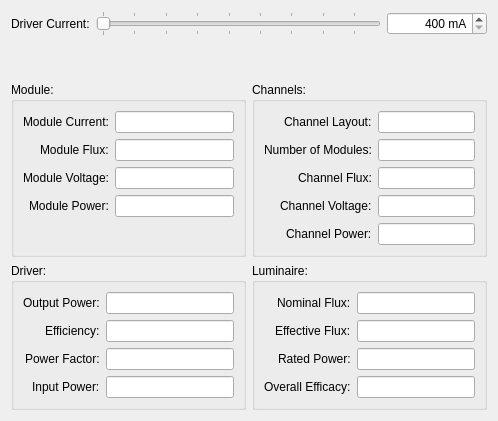
             <widget class="QWidget" name="tab_2">
              <attribute name="title">
               <string>Single Configuration</string>
              </attribute>
              <layout class="QVBoxLayout" name="verticalLayout_17" stretch="0,0,1,1">
               <item>
                <layout class="QHBoxLayout" name="horizontalLayout_9">
                 <item>
                  <widget class="QLabel" name="label">
                   <property name="text">
                    <string>Driver Current:</string>
                   </property>
                   <property name="buddy">
                    <cstring>horizontalSlider</cstring>
                   </property>
                  </widget>
                 </item>
                 <item>
                  <widget class="QSlider" name="horizontalSlider">
                   <property name="minimum">
                    <number>100</number>
                   </property>
                   <property name="maximum">
                    <number>960</number>
                   </property>
                   <property name="singleStep">
                    <number>25</number>
                   </property>
                   <property name="pageStep">
                    <number>100</number>
                   </property>
                   <property name="value">
                    <number>100</number>
                   </property>
                   <property name="orientation">
                    <enum>Qt::Horizontal</enum>
                   </property>
                   <property name="tickPosition">
                    <enum>QSlider::TicksBothSides</enum>
                   </property>
                   <property name="tickInterval">
                    <number>100</number>
                   </property>
                  </widget>
                 </item>
                 <item>
                  <widget class="QSpinBox" name="spinBox">
                   <property name="minimumSize">
                    <size>
                     <width>100</width>
                     <height>0</height>
                    </size>
                   </property>
                   <property name="alignment">
                    <set>Qt::AlignRight|Qt::AlignTrailing|Qt::AlignVCenter</set>
                   </property>
                   <property name="correctionMode">
                    <enum>QAbstractSpinBox::CorrectToNearestValue</enum>
                   </property>
                   <property name="showGroupSeparator" stdset="0">
                    <bool>true</bool>
                   </property>
                   <property name="suffix">
                    <string> mA</string>
                   </property>
                   <property name="minimum">
                    <number>400</number>
                   </property>
                   <property name="maximum">
                    <number>1500</number>
                   </property>
                  </widget>
                 </item>
                </layout>
               </item>
               <item>
                <spacer name="verticalSpacer">
                 <property name="orientation">
                  <enum>Qt::Vertical</enum>
                 </property>
                 <property name="sizeHint" stdset="0">
                  <size>
                   <width>20</width>
                   <height>40</height>
                  </size>
                 </property>
                </spacer>
               </item>
               <item>
                <layout class="QHBoxLayout" name="horizontalLayout_7" stretch="1,1">
                 <item>
                  <widget class="QGroupBox" name="groupBox">
                   <property name="title">
                    <string>Module:</string>
                   </property>
                   <layout class="QVBoxLayout" name="verticalLayout_13">
                    <item>
                     <layout class="QFormLayout" name="formLayout_2">
                      <property name="labelAlignment">
                       <set>Qt::AlignRight|Qt::AlignTrailing|Qt::AlignVCenter</set>
                      </property>
                      <item row="0" column="0">
                       <widget class="QLabel" name="moduleCurrentLabel">
                        <property name="text">
                         <string>Module Current:</string>
                        </property>
                        <property name="buddy">
                         <cstring>moduleCurrentLineEdit</cstring>
                        </property>
                       </widget>
                      </item>
                      <item row="0" column="1">
                       <widget class="QLineEdit" name="moduleCurrentLineEdit">
                        <property name="readOnly">
                         <bool>true</bool>
                        </property>
                       </widget>
                      </item>
                      <item row="1" column="0">
                       <widget class="QLabel" name="moduleFluxLabel">
                        <property name="text">
                         <string>Module Flux:</string>
                        </property>
                        <property name="buddy">
                         <cstring>moduleFluxLineEdit</cstring>
                        </property>
                       </widget>
                      </item>
                      <item row="1" column="1">
                       <widget class="QLineEdit" name="moduleFluxLineEdit">
                        <property name="readOnly">
                         <bool>true</bool>
                        </property>
                       </widget>
                      </item>
                      <item row="2" column="0">
                       <widget class="QLabel" name="moduleVoltageLabel">
                        <property name="text">
                         <string>Module Voltage:</string>
                        </property>
                        <property name="buddy">
                         <cstring>moduleVoltageLineEdit</cstring>
                        </property>
                       </widget>
                      </item>
                      <item row="2" column="1">
                       <widget class="QLineEdit" name="moduleVoltageLineEdit">
                        <property name="readOnly">
                         <bool>true</bool>
                        </property>
                       </widget>
                      </item>
                      <item row="3" column="0">
                       <widget class="QLabel" name="modulePowerLabel">
                        <property name="text">
                         <string>Module Power:</string>
                        </property>
                        <property name="buddy">
                         <cstring>modulePowerLineEdit</cstring>
                        </property>
                       </widget>
                      </item>
                      <item row="3" column="1">
                       <widget class="QLineEdit" name="modulePowerLineEdit">
                        <property name="readOnly">
                         <bool>true</bool>
                        </property>
                       </widget>
                      </item>
                     </layout>
                    </item>
                   </layout>
                  </widget>
                 </item>
                 <item>
                  <widget class="QGroupBox" name="groupBox_2">
                   <property name="title">
                    <string>Channels:</string>
                   </property>
                   <layout class="QVBoxLayout" name="verticalLayout_14">
                    <item>
                     <layout class="QFormLayout" name="formLayout_3">
                      <property name="labelAlignment">
                       <set>Qt::AlignRight|Qt::AlignTrailing|Qt::AlignVCenter</set>
                      </property>
                      <item row="0" column="0">
                       <widget class="QLabel" name="channelLayoutLabel">
                        <property name="text">
                         <string>Channel Layout:</string>
                        </property>
                        <property name="buddy">
                         <cstring>channelLayoutLineEdit</cstring>
                        </property>
                       </widget>
                      </item>
                      <item row="0" column="1">
                       <widget class="QLineEdit" name="channelLayoutLineEdit">
                        <property name="readOnly">
                         <bool>true</bool>
                        </property>
                       </widget>
                      </item>
                      <item row="1" column="0">
                       <widget class="QLabel" name="numberOfModulesLabel">
                        <property name="text">
                         <string>Number of Modules:</string>
                        </property>
                        <property name="buddy">
                         <cstring>numberOfModulesLineEdit</cstring>
                        </property>
                       </widget>
                      </item>
                      <item row="1" column="1">
                       <widget class="QLineEdit" name="numberOfModulesLineEdit">
                        <property name="readOnly">
                         <bool>true</bool>
                        </property>
                       </widget>
                      </item>
                      <item row="2" column="0">
                       <widget class="QLabel" name="channelFluxLabel">
                        <property name="text">
                         <string>Channel Flux:</string>
                        </property>
                        <property name="buddy">
                         <cstring>channelFluxLineEdit</cstring>
                        </property>
                       </widget>
                      </item>
                      <item row="2" column="1">
                       <widget class="QLineEdit" name="channelFluxLineEdit">
                        <property name="readOnly">
                         <bool>true</bool>
                        </property>
                       </widget>
                      </item>
                      <item row="3" column="0">
                       <widget class="QLabel" name="channelVoltageLabel">
                        <property name="text">
                         <string>Channel Voltage:</string>
                        </property>
                        <property name="buddy">
                         <cstring>channelVoltageLineEdit</cstring>
                        </property>
                       </widget>
                      </item>
                      <item row="3" column="1">
                       <widget class="QLineEdit" name="channelVoltageLineEdit">
                        <property name="readOnly">
                         <bool>true</bool>
                        </property>
                       </widget>
                      </item>
                      <item row="4" column="0">
                       <widget class="QLabel" name="channelPowerLabel">
                        <property name="text">
                         <string>Channel Power:</string>
                        </property>
                        <property name="buddy">
                         <cstring>channelPowerLineEdit</cstring>
                        </property>
                       </widget>
                      </item>
                      <item row="4" column="1">
                       <widget class="QLineEdit" name="channelPowerLineEdit">
                        <property name="readOnly">
                         <bool>true</bool>
                        </property>
                       </widget>
                      </item>
                     </layout>
                    </item>
                   </layout>
                  </widget>
                 </item>
                </layout>
               </item>
               <item>
                <layout class="QHBoxLayout" name="horizontalLayout_8">
                 <item>
                  <widget class="QGroupBox" name="groupBox_3">
                   <property name="title">
                    <string>Driver:</string>
                   </property>
                   <layout class="QVBoxLayout" name="verticalLayout_15">
                    <item>
                     <layout class="QFormLayout" name="formLayout_4">
                      <property name="labelAlignment">
                       <set>Qt::AlignRight|Qt::AlignTrailing|Qt::AlignVCenter</set>
                      </property>
                      <item row="0" column="0">
                       <widget class="QLabel" name="nominalPowerLabel">
                        <property name="text">
                         <string>Output Power:</string>
                        </property>
                        <property name="buddy">
                         <cstring>nominalPowerLineEdit</cstring>
                        </property>
                       </widget>
                      </item>
                      <item row="0" column="1">
                       <widget class="QLineEdit" name="nominalPowerLineEdit">
                        <property name="readOnly">
                         <bool>true</bool>
                        </property>
                       </widget>
                      </item>
                      <item row="1" column="0">
                       <widget class="QLabel" name="efficiencyLabel">
                        <property name="text">
                         <string>Efficiency:</string>
                        </property>
                        <property name="buddy">
                         <cstring>efficiencyLineEdit</cstring>
                        </property>
                       </widget>
                      </item>
                      <item row="1" column="1">
                       <widget class="QLineEdit" name="efficiencyLineEdit">
                        <property name="readOnly">
                         <bool>true</bool>
                        </property>
                       </widget>
                      </item>
                      <item row="2" column="0">
                       <widget class="QLabel" name="powerFactorLabel">
                        <property name="text">
                         <string>Power Factor:</string>
                        </property>
                        <property name="buddy">
                         <cstring>powerFactorLineEdit</cstring>
                        </property>
                       </widget>
                      </item>
                      <item row="2" column="1">
                       <widget class="QLineEdit" name="powerFactorLineEdit">
                        <property name="readOnly">
                         <bool>true</bool>
                        </property>
                       </widget>
                      </item>
                      <item row="3" column="0">
                       <widget class="QLabel" name="inputPowerLabel">
                        <property name="text">
                         <string>Input Power:</string>
                        </property>
                        <property name="buddy">
                         <cstring>inputPowerLineEdit</cstring>
                        </property>
                       </widget>
                      </item>
                      <item row="3" column="1">
                       <widget class="QLineEdit" name="inputPowerLineEdit">
                        <property name="readOnly">
                         <bool>true</bool>
                        </property>
                       </widget>
                      </item>
                     </layout>
                    </item>
                   </layout>
                  </widget>
                 </item>
                 <item>
                  <widget class="QGroupBox" name="groupBox_4">
                   <property name="title">
                    <string>Luminaire:</string>
                   </property>
                   <layout class="QVBoxLayout" name="verticalLayout_16">
                    <item>
                     <layout class="QFormLayout" name="formLayout_5">
                      <property name="labelAlignment">
                       <set>Qt::AlignRight|Qt::AlignTrailing|Qt::AlignVCenter</set>
                      </property>
                      <item row="0" column="0">
                       <widget class="QLabel" name="nominalFluxLabel">
                        <property name="text">
                         <string>Nominal Flux:</string>
                        </property>
                        <property name="buddy">
                         <cstring>nominalFluxLineEdit</cstring>
                        </property>
                       </widget>
                      </item>
                      <item row="0" column="1">
                       <widget class="QLineEdit" name="nominalFluxLineEdit">
                        <property name="readOnly">
                         <bool>true</bool>
                        </property>
                       </widget>
                      </item>
                      <item row="1" column="0">
                       <widget class="QLabel" name="effectiveFluxLabel">
                        <property name="text">
                         <string>Effective Flux:</string>
                        </property>
                        <property name="buddy">
                         <cstring>effectiveFluxLineEdit</cstring>
                        </property>
                       </widget>
                      </item>
                      <item row="1" column="1">
                       <widget class="QLineEdit" name="effectiveFluxLineEdit">
                        <property name="readOnly">
                         <bool>true</bool>
                        </property>
                       </widget>
                      </item>
                      <item row="2" column="0">
                       <widget class="QLabel" name="ratedPowerLabel">
                        <property name="text">
                         <string>Rated Power:</string>
                        </property>
                        <property name="buddy">
                         <cstring>ratedPowerLineEdit</cstring>
                        </property>
                       </widget>
                      </item>
                      <item row="2" column="1">
                       <widget class="QLineEdit" name="ratedPowerLineEdit">
                        <property name="readOnly">
                         <bool>true</bool>
                        </property>
                       </widget>
                      </item>
                      <item row="3" column="0">
                       <widget class="QLabel" name="overallEfficacyLabel">
                        <property name="text">
                         <string>Overall Efficacy:</string>
                        </property>
                        <property name="buddy">
                         <cstring>overallEfficacyLineEdit</cstring>
                        </property>
                       </widget>
                      </item>
                      <item row="3" column="1">
                       <widget class="QLineEdit" name="overallEfficacyLineEdit">
                        <property name="readOnly">
                         <bool>true</bool>
                        </property>
                       </widget>
                      </item>
                     </layout>
                    </item>
                   </layout>
                  </widget>
                 </item>
                </layout>
               </item>
              </layout>
             </widget>
